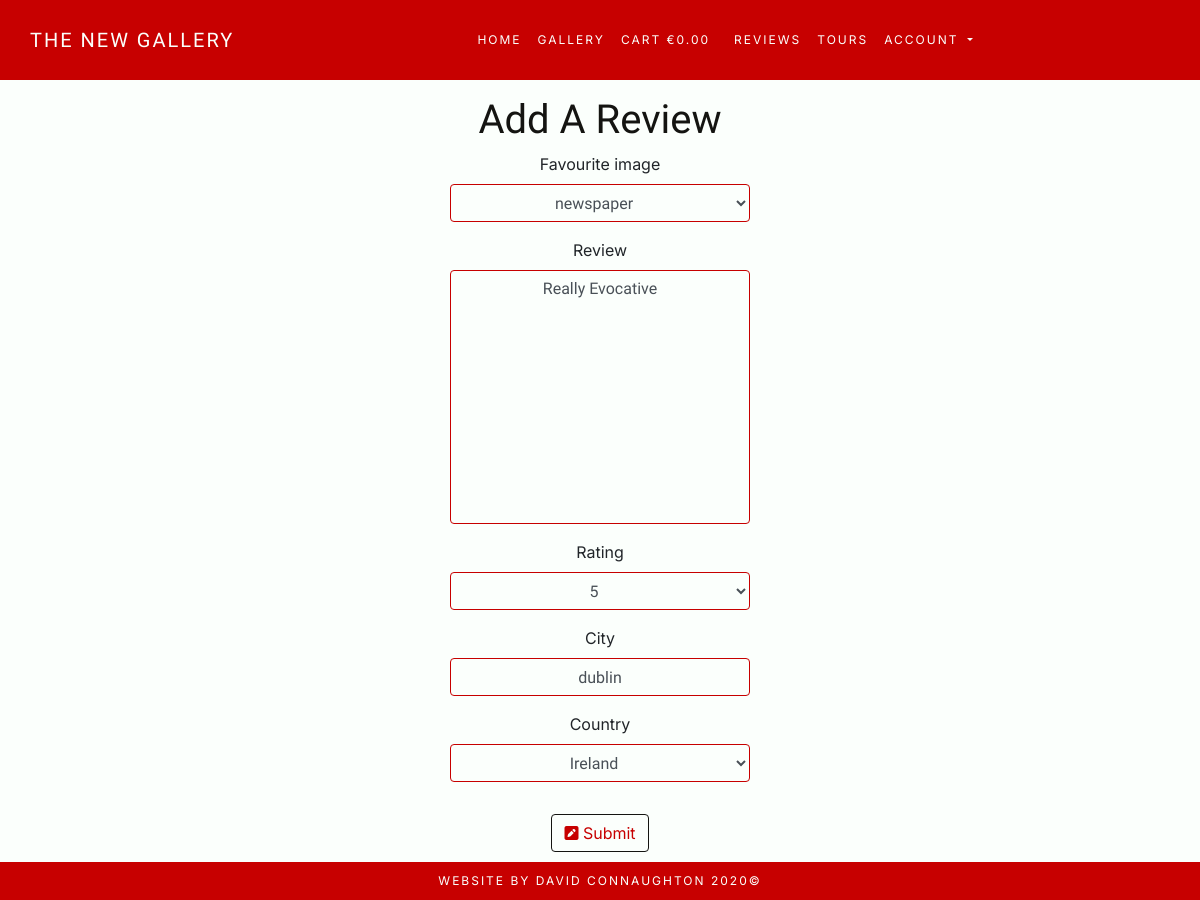
The app's page /reviews/review/7/update with its own data.
### reviews/models.py (models this page shows, shortened)
class Review(models.Model):
    ONE = 1
    TWO = 2
    THREE = 3
    FOUR = 4
    FIVE = 5
    RATING_CHOICES = (
        (ONE, 1),
        (TWO, 2),
        (THREE, 3),
        (FOUR, 4),
        (FIVE, 5),
    )
    favourite_image = models.ForeignKey(
        'Image', null=True, blank=True, on_delete=models.CASCADE)
    user = models.ForeignKey(User, on_delete=models.CASCADE)
    city = models.CharField(max_length=20, null=False, blank=False)
    country = CountryField(
        blank_label='Country', null=False, blank=False
    )
    review = models.TextField(max_length=200, null=False, blank=False)
    date_posted = models.DateTimeField(default=timezone.now)
    rating = models.IntegerField(choices=RATING_CHOICES, default=ONE)

### reviews/views.py (the view, shortened to what this page needs)
class ReviewUpdateView(UpdateView):
    model = Review
    fields = ['favourite_image', 'review', 'rating', 'city', 'country']

### cart/contexts.py (called while the page is built, shortened)
def cart_contents(request):
    cart_items = []
    total = 0
    photo_count = 0
    cart = request.session.get('cart', {})
    context = {
        'cart_items': cart_items,
        'total': total,
        'photo_count': photo_count,
    }
    return context

### reviews/models.py (called while the page is built)
    def __str__(self):
        return self.image

### reviews/templates/reviews/review_form.html (shortened to what this page needs)
{% extends "base.html" %}
{% load static %}
{% block extra_css %}
<link rel="stylesheet" href="{% static 'reviews/css/reviews.css' %}">
{% endblock %}
{% block content %}
    <div class="container-fluid mx-auto row justify-content-center">
        <h1 class="mt-5 pt-5 header profile-header">Add A Review</h1>
        <br>
    </div>
    <div class="container fluid col-12 mx-auto text-center">
        <form method="POST">
            <fieldset class="form-group">
                {{ form|crispy }}
            </fieldset>
            <div class="form-group">
                <button class="btn btn-outline page-button mb-5">
                    <i class="fas fa-pen-square"></i>
                        Submit
                </button>
            </div>
        </form>
    </div>
{% endblock %}

### static/css/base.css (style rules this page uses)
html { height: 100%; }
body { font-family: 'Inter', sans-serif !important; background-color: #FBFFFC; }
h1, h2, h3, h4, h5, .small { font-family: 'Work Sans', sans-serif !important; }
.header { color: #141411; }
.page-button { color: #c70000; border-color: #141411; }
.form-group { min-width: 150px; max-width: 300px; display: block; margin-left: auto; margin-right: auto; }
.form-control, select, #id_email { background-color: #FBFFFC; font-family: 'Work Sans', sans-serif !important; border: solid #c70000 1px !important; text-align: center; display: block; margin-left: auto; margin-right: auto; }
.requiredField { display: none; }
select { width: 110px; margin-bottom: 5px; }

### reviews/static/reviews/css/reviews.css (style rules this page uses)
.requiredField { display: block !important; }
.textarea { resize: none; }

### records on screen
Review: favourite_image "newspaper", review "Really Evocative", rating "5", city "dublin", country "Ireland"
